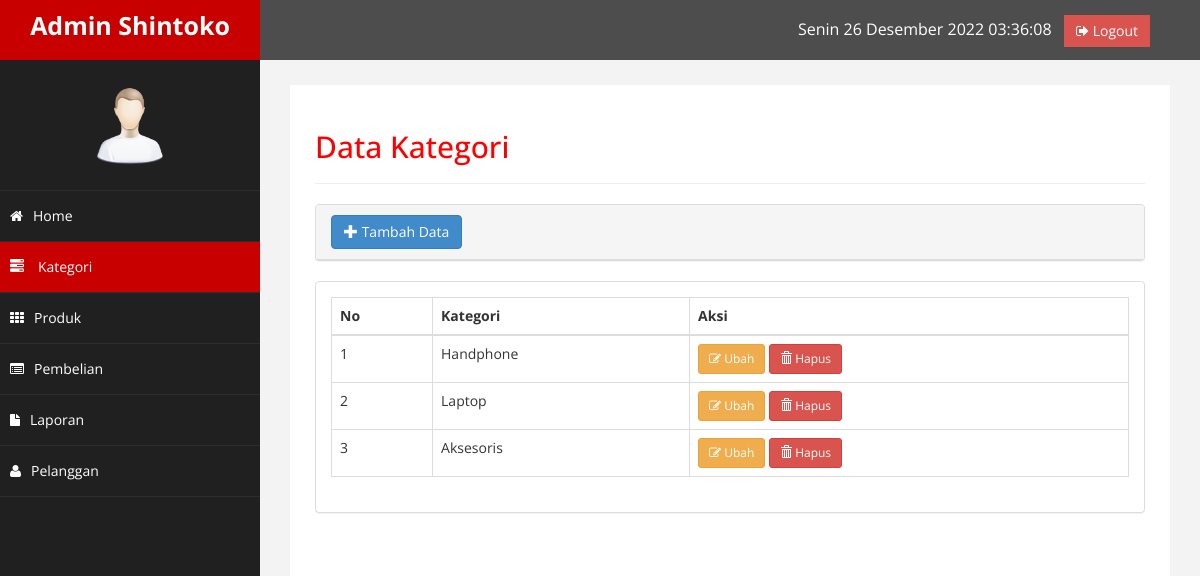
Screenshot of /admin/index.php?halaman=kategori (signed in) with the database file from the repository.
### tables this page shows
CREATE TABLE `kategori` (
  `id_kategori` int(5) NOT NULL AUTO_INCREMENT,
  `nama_kategori` varchar(100) NOT NULL,
  PRIMARY KEY (`id_kategori`)
);

### admin/kategori.php (the view)
<h2>Data Kategori</h2>
<hr>
<?php
$semuadata = array();
$ambil = $koneksi->query("SELECT * FROM kategori");
while($tiap = $ambil->fetch_assoc())
{
	$semuadata[] = $tiap;
}
?>
<div class="row">
	<div class="col-md-12">
		<div class="panel panel-default">
			<div class="panel-heading">
				<a href="index.php?halaman=tambahkategori" class="btn btn-primary"><i class="glyphicon glyphicon-plus"></i> Tambah Data</a>
			</div>
		</div>
		<div class="panel panel-default">
			<div class="panel-body">
				<div class="table-responsive">
					<table class="table table-bordered" id="dataTables-example">
						<thead>
							<tr>
								<th>No</th>
								<th>Kategori</th>
								<th>Aksi</th>
							</tr>
						</thead>
						<tbody>
							<?php foreach ($semuadata as $key => $value): ?>
								<tr>
									<td><?php echo $key+1 ?></td>
									<td><?php echo $value["nama_kategori"]  ?></td>
									<td>
										<a href="index.php?halaman=ubahkategori&id=<?php echo $value['id_kategori'];?>"
											class="btn btn-warning btn-sm"><i class="fa fa-edit "></i> Ubah</a>
										<a href="index.php?halaman=hapuskategori&id=<?php echo $value['id_kategori'];?>"
											class="btn btn-danger btn-sm"><i class="glyphicon glyphicon-trash"></i> Hapus</a>
									</td>
								</tr>
							<?php endforeach ?>
						</tbody>
					</table>
				</div>
			</div>
		</div>
	</div>
</div>

### admin/assets/css/custom.css (style rules this page uses)
body { font-family: 'Open Sans', sans-serif; }
h2 { color: #f00; }

### admin/index.php (style rules this page uses)
.table-responsive { min-height: .01% !important; overflow-x: auto !important; }

### rows the page displays
kategori: nama_kategori "Handphone"
kategori: nama_kategori "Laptop"
kategori: nama_kategori "Aksesoris"
